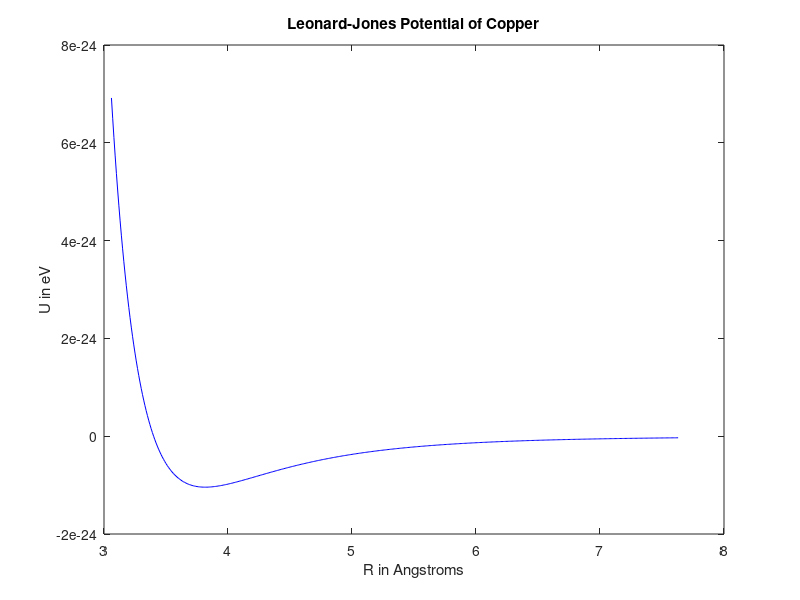

Reproduce this figure in MATLAB.
%Brian Hubbard
%Simple project
%The purpose of this program is to show the ionization potential for Copper
%(Cu) versus the separation distance (R). 


clc;
clear;

%***constants***:
E = 167.*10.^-16;         % Energy for copper in ergs
Sigma = 3.40;             % Sigma value for Cu in Angstroms
Ep = E.*6.2415.*10.^-11;  % convert ergs to eV
NN = Sigma*(2^(1/6));     % NN radius found from Fig. 6 pg 58

%***Equations***:
R = [0.9.*Sigma:.01:2*NN];  
U = 4*Ep.*((Sigma./R).^12-(Sigma./R).^6); %Potential

%***plot***
plot(R,U,'b')
xlabel('R in Angstroms')
ylabel('U in eV')
title('Leonard-Jones Potential of Copper')